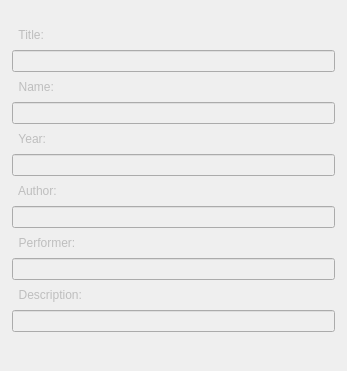
                 <widget class="QWidget" name="scrollAreaWidgetContents_5">
                  <property name="geometry">
                   <rect>
                    <x>0</x>
                    <y>0</y>
                    <width>347</width>
                    <height>371</height>
                   </rect>
                  </property>
                  <layout class="QGridLayout" name="gridLayout_32">
                   <property name="leftMargin">
                    <number>0</number>
                   </property>
                   <property name="topMargin">
                    <number>0</number>
                   </property>
                   <property name="rightMargin">
                    <number>0</number>
                   </property>
                   <property name="bottomMargin">
                    <number>0</number>
                   </property>
                   <property name="spacing">
                    <number>0</number>
                   </property>
                   <item row="0" column="0">
                    <widget class="QFrame" name="frameTab_1">
                     <property name="enabled">
                      <bool>true</bool>
                     </property>
                     <property name="sizePolicy">
                      <sizepolicy hsizetype="Preferred" vsizetype="Preferred">
                       <horstretch>0</horstretch>
                       <verstretch>0</verstretch>
                      </sizepolicy>
                     </property>
                     <property name="minimumSize">
                      <size>
                       <width>250</width>
                       <height>371</height>
                      </size>
                     </property>
                     <property name="maximumSize">
                      <size>
                       <width>3840</width>
                       <height>2160</height>
                      </size>
                     </property>
                     <property name="frameShape">
                      <enum>QFrame::Shape::NoFrame</enum>
                     </property>
                     <property name="frameShadow">
                      <enum>QFrame::Shadow::Raised</enum>
                     </property>
                     <layout class="QGridLayout" name="gridLayout_33">
                      <property name="leftMargin">
                       <number>9</number>
                      </property>
                      <property name="topMargin">
                       <number>18</number>
                      </property>
                      <property name="rightMargin">
                       <number>9</number>
                      </property>
                      <property name="horizontalSpacing">
                       <number>6</number>
                      </property>
                      <item row="0" column="1">
                       <layout class="QGridLayout" name="gridLayout_13">
                        <property name="sizeConstraint">
                         <enum>QLayout::SizeConstraint::SetDefaultConstraint</enum>
                        </property>
                        <property name="topMargin">
                         <number>5</number>
                        </property>
                        <property name="verticalSpacing">
                         <number>3</number>
                        </property>
                        <item row="9" column="1">
                         <widget class="QLineEdit" name="lineVAuthor">
                          <property name="enabled">
                           <bool>false</bool>
                          </property>
                          <property name="sizePolicy">
                           <sizepolicy hsizetype="Expanding" vsizetype="Fixed">
                            <horstretch>0</horstretch>
                            <verstretch>0</verstretch>
                           </sizepolicy>
                          </property>
                          <property name="minimumSize">
                           <size>
                            <width>235</width>
                            <height>22</height>
                           </size>
                          </property>
                          <property name="maximumSize">
                           <size>
                            <width>370</width>
                            <height>22</height>
                           </size>
                          </property>
                          <property name="readOnly">
                           <bool>false</bool>
                          </property>
                          <property name="placeholderText">
                           <string/>
                          </property>
                          <property name="clearButtonEnabled">
                           <bool>true</bool>
                          </property>
                         </widget>
                        </item>
                        <item row="3" column="1">
                         <widget class="QLineEdit" name="lineVTitle">
                          <property name="enabled">
                           <bool>false</bool>
                          </property>
                          <property name="sizePolicy">
                           <sizepolicy hsizetype="Expanding" vsizetype="Fixed">
                            <horstretch>0</horstretch>
                            <verstretch>0</verstretch>
                           </sizepolicy>
                          </property>
                          <property name="minimumSize">
                           <size>
                            <width>235</width>
                            <height>22</height>
                           </size>
                          </property>
                          <property name="maximumSize">
                           <size>
                            <width>370</width>
                            <height>22</height>
                           </size>
                          </property>
                          <property name="readOnly">
                           <bool>false</bool>
                          </property>
                          <property name="placeholderText">
                           <string/>
                          </property>
                          <property name="clearButtonEnabled">
                           <bool>true</bool>
                          </property>
                         </widget>
                        </item>
                        <item row="12" column="1">
                         <widget class="QLabel" name="label_credits_26">
                          <property name="enabled">
                           <bool>false</bool>
                          </property>
                          <property name="sizePolicy">
                           <sizepolicy hsizetype="Expanding" vsizetype="Preferred">
                            <horstretch>0</horstretch>
                            <verstretch>0</verstretch>
                           </sizepolicy>
                          </property>
                          <property name="minimumSize">
                           <size>
                            <width>235</width>
                            <height>24</height>
                           </size>
                          </property>
                          <property name="maximumSize">
                           <size>
                            <width>370</width>
                            <height>24</height>
                           </size>
                          </property>
                          <property name="autoFillBackground">
                           <bool>false</bool>
                          </property>
                          <property name="styleSheet">
                           <string notr="true"/>
                          </property>
                          <property name="frameShadow">
                           <enum>QFrame::Shadow::Plain</enum>
                          </property>
                          <property name="text">
                           <string>  Description:</string>
                          </property>
                          <property name="alignment">
                           <set>Qt::AlignmentFlag::AlignLeading|Qt::AlignmentFlag::AlignLeft|Qt::AlignmentFlag::AlignVCenter</set>
                          </property>
                         </widget>
                        </item>
                        <item row="1" column="1">
                         <widget class="QLabel" name="label_credits_28">
                          <property name="enabled">
                           <bool>false</bool>
                          </property>
                          <property name="sizePolicy">
                           <sizepolicy hsizetype="Expanding" vsizetype="Preferred">
                            <horstretch>0</horstretch>
                            <verstretch>0</verstretch>
                           </sizepolicy>
                          </property>
                          <property name="minimumSize">
                           <size>
                            <width>235</width>
                            <height>24</height>
                           </size>
                          </property>
                          <property name="maximumSize">
                           <size>
                            <width>370</width>
                            <height>24</height>
                           </size>
                          </property>
                          <property name="baseSize">
                           <size>
                            <width>0</width>
                            <height>0</height>
                           </size>
                          </property>
                          <property name="layoutDirection">
                           <enum>Qt::LayoutDirection::LeftToRight</enum>
                          </property>
                          <property name="autoFillBackground">
                           <bool>false</bool>
                          </property>
                          <property name="styleSheet">
                           <string notr="true"/>
                          </property>
                          <property name="frameShadow">
                           <enum>QFrame::Shadow::Plain</enum>
                          </property>
                          <property name="text">
                           <string>  Title:</string>
                          </property>
                          <property name="alignment">
                           <set>Qt::AlignmentFlag::AlignLeading|Qt::AlignmentFlag::AlignLeft|Qt::AlignmentFlag::AlignVCenter</set>
                          </property>
                         </widget>
                        </item>
                        <item row="13" column="1">
                         <widget class="QLineEdit" name="lineVDescript">
                          <property name="enabled">
                           <bool>false</bool>
                          </property>
                          <property name="sizePolicy">
                           <sizepolicy hsizetype="Expanding" vsizetype="Fixed">
                            <horstretch>0</horstretch>
                            <verstretch>0</verstretch>
                           </sizepolicy>
                          </property>
                          <property name="minimumSize">
                           <size>
                            <width>235</width>
                            <height>22</height>
                           </size>
                          </property>
                          <property name="maximumSize">
                           <size>
                            <width>370</width>
                            <height>22</height>
                           </size>
                          </property>
                          <property name="readOnly">
                           <bool>false</bool>
                          </property>
                          <property name="placeholderText">
                           <string/>
                          </property>
                          <property name="clearButtonEnabled">
                           <bool>true</bool>
                          </property>
                         </widget>
                        </item>
                        <item row="10" column="1">
                         <widget class="QLabel" name="label_credits_23">
                          <property name="enabled">
                           <bool>false</bool>
                          </property>
                          <property name="sizePolicy">
                           <sizepolicy hsizetype="Expanding" vsizetype="Preferred">
                            <horstretch>0</horstretch>
                            <verstretch>0</verstretch>
                           </sizepolicy>
                          </property>
                          <property name="minimumSize">
                           <size>
                            <width>235</width>
                            <height>24</height>
                           </size>
                          </property>
                          <property name="maximumSize">
                           <size>
                            <width>370</width>
                            <height>24</height>
                           </size>
                          </property>
                          <property name="autoFillBackground">
                           <bool>false</bool>
                          </property>
                          <property name="styleSheet">
                           <string notr="true"/>
                          </property>
                          <property name="frameShadow">
                           <enum>QFrame::Shadow::Plain</enum>
                          </property>
                          <property name="text">
                           <string>  Performer:</string>
                          </property>
                          <property name="alignment">
                           <set>Qt::AlignmentFlag::AlignLeading|Qt::AlignmentFlag::AlignLeft|Qt::AlignmentFlag::AlignVCenter</set>
                          </property>
                         </widget>
                        </item>
                        <item row="11" column="1">
                         <widget class="QLineEdit" name="lineVPerf">
                          <property name="enabled">
                           <bool>false</bool>
                          </property>
                          <property name="sizePolicy">
                           <sizepolicy hsizetype="Expanding" vsizetype="Fixed">
                            <horstretch>0</horstretch>
                            <verstretch>0</verstretch>
                           </sizepolicy>
                          </property>
                          <property name="minimumSize">
                           <size>
                            <width>235</width>
                            <height>22</height>
                           </size>
                          </property>
                          <property name="maximumSize">
                           <size>
                            <width>370</width>
                            <height>22</height>
                           </size>
                          </property>
                          <property name="readOnly">
                           <bool>false</bool>
                          </property>
                          <property name="placeholderText">
                           <string/>
                          </property>
                          <property name="clearButtonEnabled">
                           <bool>true</bool>
                          </property>
                         </widget>
                        </item>
                        <item row="6" column="1">
                         <widget class="QLabel" name="label_credits_27">
                          <property name="enabled">
                           <bool>false</bool>
                          </property>
                          <property name="sizePolicy">
                           <sizepolicy hsizetype="Expanding" vsizetype="Preferred">
                            <horstretch>0</horstretch>
                            <verstretch>0</verstretch>
                           </sizepolicy>
                          </property>
                          <property name="minimumSize">
                           <size>
                            <width>235</width>
                            <height>24</height>
                           </size>
                          </property>
                          <property name="maximumSize">
                           <size>
                            <width>370</width>
                            <height>24</height>
                           </size>
                          </property>
                          <property name="autoFillBackground">
                           <bool>false</bool>
                          </property>
                          <property name="styleSheet">
                           <string notr="true"/>
                          </property>
                          <property name="frameShadow">
                           <enum>QFrame::Shadow::Plain</enum>
                          </property>
                          <property name="text">
                           <string>  Year:</string>
                          </property>
                          <property name="alignment">
                           <set>Qt::AlignmentFlag::AlignLeading|Qt::AlignmentFlag::AlignLeft|Qt::AlignmentFlag::AlignVCenter</set>
                          </property>
                         </widget>
                        </item>
                        <item row="5" column="1">
                         <widget class="QLineEdit" name="lineVName">
                          <property name="enabled">
                           <bool>false</bool>
                          </property>
                          <property name="sizePolicy">
                           <sizepolicy hsizetype="Expanding" vsizetype="Fixed">
                            <horstretch>0</horstretch>
                            <verstretch>0</verstretch>
                           </sizepolicy>
                          </property>
                          <property name="minimumSize">
                           <size>
                            <width>235</width>
                            <height>22</height>
                           </size>
                          </property>
                          <property name="maximumSize">
                           <size>
                            <width>370</width>
                            <height>22</height>
                           </size>
                          </property>
                          <property name="readOnly">
                           <bool>false</bool>
                          </property>
                          <property name="placeholderText">
                           <string/>
                          </property>
                          <property name="clearButtonEnabled">
                           <bool>true</bool>
                          </property>
                         </widget>
                        </item>
                        <item row="7" column="1">
                         <widget class="QLineEdit" name="lineVYear">
                          <property name="enabled">
                           <bool>false</bool>
                          </property>
                          <property name="sizePolicy">
                           <sizepolicy hsizetype="Expanding" vsizetype="Fixed">
                            <horstretch>0</horstretch>
                            <verstretch>0</verstretch>
                           </sizepolicy>
                          </property>
                          <property name="minimumSize">
                           <size>
                            <width>235</width>
                            <height>22</height>
                           </size>
                          </property>
                          <property name="maximumSize">
                           <size>
                            <width>370</width>
                            <height>22</height>
                           </size>
                          </property>
                          <property name="readOnly">
                           <bool>false</bool>
                          </property>
                          <property name="placeholderText">
                           <string/>
                          </property>
                          <property name="clearButtonEnabled">
                           <bool>true</bool>
                          </property>
                         </widget>
                        </item>
                        <item row="8" column="1">
                         <widget class="QLabel" name="label_credits_25">
                          <property name="enabled">
                           <bool>false</bool>
                          </property>
                          <property name="sizePolicy">
                           <sizepolicy hsizetype="Expanding" vsizetype="Preferred">
                            <horstretch>0</horstretch>
                            <verstretch>0</verstretch>
                           </sizepolicy>
                          </property>
                          <property name="minimumSize">
                           <size>
                            <width>235</width>
                            <height>24</height>
                           </size>
                          </property>
                          <property name="maximumSize">
                           <size>
                            <width>370</width>
                            <height>24</height>
                           </size>
                          </property>
                          <property name="autoFillBackground">
                           <bool>false</bool>
                          </property>
                          <property name="styleSheet">
                           <string notr="true"/>
                          </property>
                          <property name="frameShadow">
                           <enum>QFrame::Shadow::Plain</enum>
                          </property>
                          <property name="text">
                           <string>  Author:</string>
                          </property>
                          <property name="alignment">
                           <set>Qt::AlignmentFlag::AlignLeading|Qt::AlignmentFlag::AlignLeft|Qt::AlignmentFlag::AlignVCenter</set>
                          </property>
                         </widget>
                        </item>
                        <item row="4" column="1">
                         <widget class="QLabel" name="label_credits_29">
                          <property name="enabled">
                           <bool>false</bool>
                          </property>
                          <property name="sizePolicy">
                           <sizepolicy hsizetype="Expanding" vsizetype="Preferred">
                            <horstretch>0</horstretch>
                            <verstretch>0</verstretch>
                           </sizepolicy>
                          </property>
                          <property name="minimumSize">
                           <size>
                            <width>235</width>
                            <height>24</height>
                           </size>
                          </property>
                          <property name="maximumSize">
                           <size>
                            <width>370</width>
                            <height>24</height>
                           </size>
                          </property>
                          <property name="autoFillBackground">
                           <bool>false</bool>
                          </property>
                          <property name="styleSheet">
                           <string notr="true"/>
                          </property>
                          <property name="frameShadow">
                           <enum>QFrame::Shadow::Plain</enum>
                          </property>
                          <property name="text">
                           <string>  Name:</string>
                          </property>
                          <property name="alignment">
                           <set>Qt::AlignmentFlag::AlignLeading|Qt::AlignmentFlag::AlignLeft|Qt::AlignmentFlag::AlignVCenter</set>
                          </property>
                         </widget>
                        </item>
                       </layout>
                      </item>
                      <item row="1" column="1">
                       <spacer name="verticalSpacer_8">
                        <property name="orientation">
                         <enum>Qt::Orientation::Vertical</enum>
                        </property>
                        <property name="sizeHint" stdset="0">
                         <size>
                          <width>20</width>
                          <height>40</height>
                         </size>
                        </property>
                       </spacer>
                      </item>
                      <item row="0" column="0">
                       <spacer name="horizontalSpacer_31">
                        <property name="orientation">
                         <enum>Qt::Orientation::Horizontal</enum>
                        </property>
                        <property name="sizeType">
                         <enum>QSizePolicy::Policy::Maximum</enum>
                        </property>
                        <property name="sizeHint" stdset="0">
                         <size>
                          <width>3</width>
                          <height>20</height>
                         </size>
                        </property>
                       </spacer>
                      </item>
                      <item row="0" column="2">
                       <spacer name="horizontalSpacer_43">
                        <property name="orientation">
                         <enum>Qt::Orientation::Horizontal</enum>
                        </property>
                        <property name="sizeType">
                         <enum>QSizePolicy::Policy::Maximum</enum>
                        </property>
                        <property name="sizeHint" stdset="0">
                         <size>
                          <width>3</width>
                          <height>20</height>
                         </size>
                        </property>
                       </spacer>
                      </item>
                     </layout>
                    </widget>
                   </item>
                  </layout>
                 </widget>
